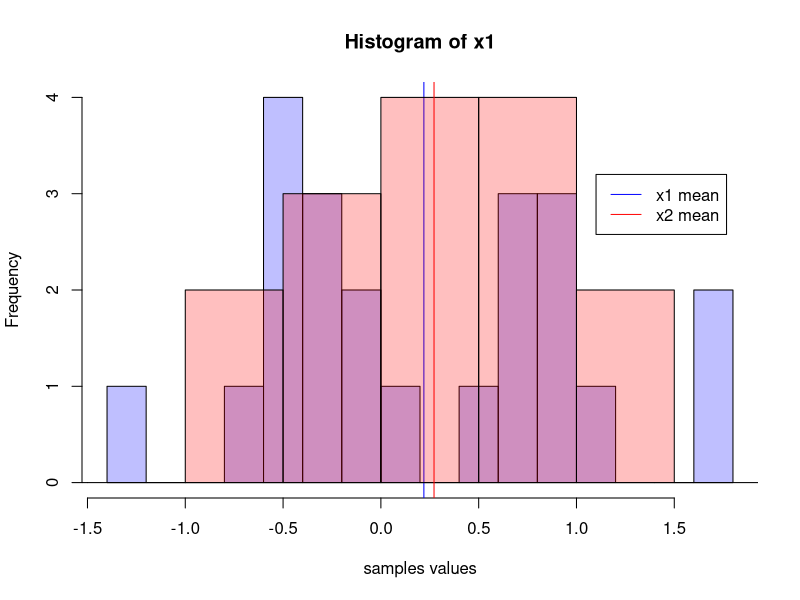

Source code (R):
## ---- chunk 1
knitr::opts_chunk$set(echo = TRUE)
## ---- chunk 2
library("boot")
set.seed(12208877)
x1 <- c(-0.673, -0.584, 0.572, -0.341, -0.218, 0.603, -0.415, -0.013, 0.763, 0.804, 0.054, 1.746, -0.472, 1.638, -0.578, 0.947, -0.329, -0.188, 0.794, 0.894, -1.227, 1.059)
x2 <- c(0.913, -0.639, 2.99, -5.004, 3.118, 0.1, 1.128, 0.579, 0.32, -0.488, -0.994, -0.212, 0.413, 1.401, 0.007, 0.568, -0.005, 0.696)
## ---- chunk 3
hist(x1, col=rgb(0,0,1,1/4), breaks=15, xlab="samples values")
abline(v=mean(x1), col="blue")
hist(x2, col=rgb(1,0,0,1/4), breaks=15, add=T)
abline(v=mean(x2), col="red")
legend(1.1, 3.2, legend=c("x1 mean", "x2 mean"), col=c("blue", "red"), lty=1)

## ---- chunk 4
sample_replacement <- function(x, n) {
  return (replicate(n, sample(x, length(x), TRUE)))
}

sample_centered <- function(x1, x2, n){
  combined <- c(x1 - mean(x1), x2 - mean(x2))
  sample1 <- replicate(n, sample(combined, length(x1), TRUE))
  sample2 <- replicate(n, sample(combined, length(x2), TRUE))
  return (list("sample_x1"=sample1, "sample_x2"=sample2))
}
## ---- chunk 5
n=10000
repl.x1 = sample_replacement(x1, n=n)
repl.x2 = sample_replacement(x1, n=n)

centr <-  sample_centered(x1, x2, n=n)

t_value <- t.test(x1,x2)$statistic

tests_1 <- numeric(n)
tests_2 <- numeric(n)

count1 <- 0
count2 <- 0

for (i in 1:n){
  tests_1[i] <- t.test(repl.x1[,i], repl.x2[,i])$statistic
  if(abs(tests_1[i]) > abs(t_value)) {
    count1 = count1 + 1
  }
  
  tests_2[i] <- t.test(centr$sample_x1[,i], centr$sample_x2[,i])$statistic
  if(abs(tests_2[i]) > abs(t_value)) {
    count2 = count2 + 1
  }
}

result = data.frame(counts = (c(count1, count2)),
                    method = c("Separate","Combined"),
                    CIUp95 = c(quantile(tests_1, 0.975), quantile(tests_2, 0.975)),
                    CILw95 = c(quantile(tests_1, 0.025), quantile(tests_2, 0.025)),
                    CIUp99 = c(quantile(tests_1, 0.995), quantile(tests_2, 0.995)),
                    CILw99 = c(quantile(tests_1, 0.005), quantile(tests_2, 0.005)),
                    p_value=c((count1+1)/(n+1), (count2+1)/(n+1)))
result
## ---- chunk 6
sample_permuted <- function(x1, x2, n) {
  combined <- c(x1,x2)
  perm_x <- replicate(n, sample(combined, length(x1)+length(x2), F))
  sample_1 <- perm_x[1:length(x1),]
  sample_2 <- perm_x[(length(x1)+1):(length(x1)+length(x2)),]
  return (list("sample_x1"=sample_1, "sample_x2"=sample_2))
}

perm <-  sample_permuted(x1, x2, n=n)
tests_p <- numeric(n)
countp <- 0

for (i in 1:n){
  tests_p[i] <- t.test(perm$sample_x1[,i], perm$sample_x2[,i])$statistic
  if(abs(tests_p[i]) > abs(t_value)) {
    countp = countp + 1
  }
}

result = data.frame(counts = (c(countp)),
                    method = c("Permuted"),
                    CIUp95 = c(quantile(tests_p, 0.975)),
                    CILw95 = c(quantile(tests_p, 0.025)),
                    CIUp99 = c(quantile(tests_p, 0.995)),
                    CILw99 = c(quantile(tests_p, 0.005)),
                    p_value=c((countp+1)/(n+1)))
result
## ---- chunk 7
w_value <- wilcox.test(x1,x2)$statistic
count1 <- 0
count2 <- 0
count3 <- 0
w_values_1 <- numeric(n)
w_values_2 <- numeric(n)
w_values_3 <- numeric(n)

for (i in 1:n) {
  w_values_1[i] <- wilcox.test(repl.x1[,i], repl.x2[,i], exact=F)$statistic
  if(abs(w_values_1[i]) > abs(w_value)) {
    count1 = count1 + 1
  }
  w_values_2[i] <- wilcox.test(centr$sample_x1[,i], centr$sample_x2[,i], exact=F)$statistic
  if(abs(w_values_2[i]) > abs(w_value)) {
    count2 = count2 + 1
  }
  w_values_3[i] <- wilcox.test(perm$sample_x1[,i], perm$sample_x2[,i], exact=F)$statistic
  if(abs(w_values_3[i]) > abs(w_value)) {
    count3 = count3 + 1
  }
}

result = data.frame(counts = (c(count1, count2, count3)),
                    method = c("Separate","Combined", "Permuted"),
                    CIUp95 = c(quantile(w_values_1, 0.975), 
                               quantile(w_values_2, 0.975), 
                               quantile(w_values_3, 0.975)),
                    CILw95 = c(quantile(w_values_1, 0.025), 
                               quantile(w_values_2, 0.025), 
                               quantile(w_values_3, 0.025)),
                    CIUp99 = c(quantile(w_values_1, 0.995), 
                               quantile(w_values_2, 0.995), 
                               quantile(w_values_3, 0.995)),
                    CILw99 = c(quantile(w_values_1, 0.005), 
                               quantile(w_values_2, 0.005), 
                               quantile(w_values_3, 0.005)),
                    p_value=c((count1+1)/(n+1), (count2+1)/(n+1), (count3+1)/(n+1)))
result
## ---- chunk 8
x1 <- rnorm(200, 2, sqrt(3))
x2 <- runif(200, 2, 4)
x3 <- runif(200, -2, 2)
eps <- rt(200, 5)
y <- 3 + 2 * x1 + x2 + eps
new_data <- data.frame(y,x1,x2,x3)
## ---- chunk 9
model <- lm(y~., new_data)
residuals <- resid(model)
yhat <- fitted(model)
add_data <- data.frame(residuals, yhat)

get_coefs <- function(data){
  coef(lm(y ~ x1 + x2 + x3, data = data))
}
get_sample <- function(d, res) {
  d$y <- (res$yhat + sample(res$residuals, replace=T))
  return(d)
}

model_boot <- boot(new_data, get_coefs, R=1000, sim="parametric", ran.gen=get_sample, mle=add_data)
model_boot
coef_res <- data.frame(
  x1 = quantile(model_boot$t[,2], c(0.005,0.025,0.975, 0.995)),
  x2 = quantile(model_boot$t[,3], c(0.005,0.025,0.975, 0.995)),
  x3 = quantile(model_boot$t[,4], c(0.005,0.025,0.975, 0.995))
)
coef_res
## ---- chunk 10
reg_fun <- function(data, idx){
  coef(lm(y ~ x1 + x2 + x3, data = data[idx,]))
}

model_boot_pairs <- boot(new_data, reg_fun, R=1000)
model_boot_pairs
coef_res_pairs <- data.frame(
  x1 = quantile(model_boot_pairs$t[,2], c(0.005,0.025,0.975, 0.995)),
  x2 = quantile(model_boot_pairs$t[,3], c(0.005,0.025,0.975, 0.995)),
  x3 = quantile(model_boot_pairs$t[,4], c(0.005,0.025,0.975, 0.995))
)
coef_res_pairs
